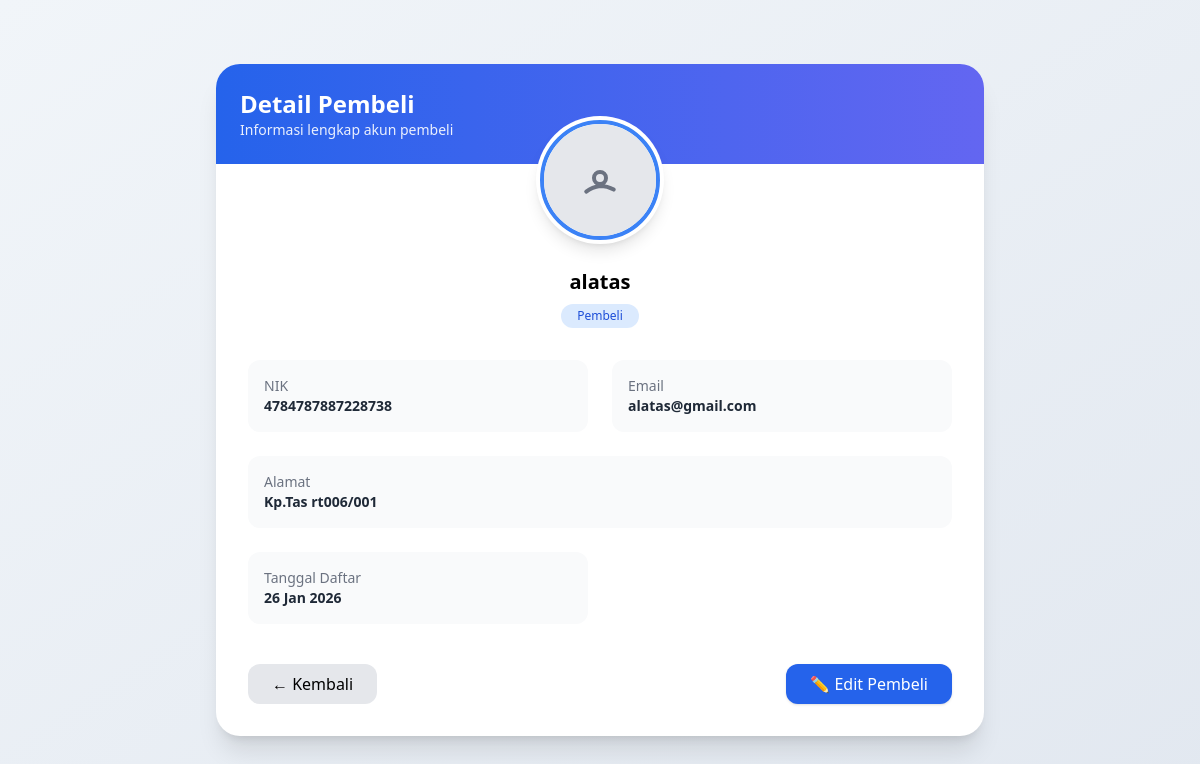
The app's page /super_admin/detail_pembeli.php?id=38 with its own data.
### tables this page shows
CREATE TABLE `users` (
  `id` int NOT NULL,
  `role_id` int NOT NULL,
  `nik` char(16) NOT NULL,
  `nama` varchar(100) NOT NULL,
  `email` varchar(100) NOT NULL,
  `password` varchar(255) NOT NULL,
  `created_at` timestamp NOT NULL DEFAULT CURRENT_TIMESTAMP,
  `alamat` text,
  `foto` varchar(255) DEFAULT NULL,
  `reset_token` varchar(255) DEFAULT NULL,
  `reset_expired` datetime DEFAULT NULL,
  `status_login` enum('online','offline') DEFAULT 'offline',
  `is_active` tinyint(1) DEFAULT '1'
);

### super_admin/detail_pembeli.php (the view, shortened to what this page needs)
<?php
include '../config/koneksi.php';
$id = $_GET['id'] ?? null;
$query = mysqli_query($conn, "
    SELECT *
    FROM users
    WHERE id = '$id' AND role_id = 3
");
$data = mysqli_fetch_assoc($query);
$ada_foto = false;
$path_url = '';
?>
<!DOCTYPE html>
<html lang="id">
<head>
    <script src="https://cdn.tailwindcss.com"></script>
</head>
<body class="min-h-screen bg-gradient-to-br from-slate-100 to-slate-200 flex items-center justify-center">
<div class="w-full max-w-3xl bg-white rounded-3xl shadow-xl overflow-hidden">
    <div class="bg-gradient-to-r from-blue-600 to-indigo-500 p-6 text-white">
        <h2 class="text-2xl font-bold">Detail Pembeli</h2>
        <p class="text-sm opacity-90">Informasi lengkap akun pembeli</p>
    </div>
    <div class="p-8">
        <div class="flex justify-center -mt-20 mb-6">
            <div class="w-32 h-32 rounded-full bg-white p-1 shadow-lg">
                <div class="w-full h-full rounded-full overflow-hidden border-4 border-blue-500">
                    <?php if ($ada_foto): ?>
                        <img src="<?= $path_url ?>" class="w-full h-full object-cover">
                    <?php else: ?>
                        <div class="w-full h-full flex items-center justify-center bg-gray-200 text-gray-500">
                            <svg xmlns="http://www.w3.org/2000/svg" class="h-12 w-12" fill="none" viewBox="0 0 24 24" stroke="currentColor">
                                <path stroke-linecap="round" stroke-linejoin="round" stroke-width="2"
                                      d="M5.121 17.804A13.937 13.937 0 0112 15c2.5 0 4.847.655 6.879 1.804M15 11a3 3 0 11-6 0 3 3 0 016 0z" />
                            </svg>
                        </div>
                    <?php endif; ?>
                </div>
            </div>
        </div>
        <div class="text-center mb-8">
            <h3 class="text-xl font-semibold"><?= $data['nama'] ?></h3>
            <span class="inline-block mt-2 px-4 py-1 rounded-full text-xs bg-blue-100 text-blue-700">
                Pembeli
            </span>
        </div>
        <div class="grid grid-cols-1 md:grid-cols-2 gap-6 text-sm">
            <div class="bg-gray-50 rounded-xl p-4">
                <p class="text-gray-500">NIK</p>
                <p class="font-semibold text-gray-800"><?= $data['nik'] ?></p>
            </div>
            <div class="bg-gray-50 rounded-xl p-4">
                <p class="text-gray-500">Email</p>
                <p class="font-semibold text-gray-800"><?= $data['email'] ?></p>
            </div>
            <div class="bg-gray-50 rounded-xl p-4 md:col-span-2">
                <p class="text-gray-500">Alamat</p>
                <p class="font-semibold text-gray-800">
                    <?= $data['alamat'] ?: '-' ?>
                </p>
            </div>
            <div class="bg-gray-50 rounded-xl p-4">
                <p class="text-gray-500">Tanggal Daftar</p>
                <p class="font-semibold text-gray-800">
                    <?= date('d M Y', strtotime($data['created_at'])) ?>
                </p>
            </div>
        </div>
        <div class="flex justify-between mt-10">
            <a href="pembeli.php"
               class="px-6 py-2 rounded-xl bg-gray-200 hover:bg-gray-300 transition">
                ← Kembali
            </a>
            <a href="edit_pembeli.php?id=<?= $data['id'] ?>"
               class="px-6 py-2 rounded-xl bg-blue-600 text-white hover:bg-blue-700 transition shadow">
                ✏️ Edit Pembeli
            </a>
        </div>
    </div>
</div>
</body>
</html>

### records on screen
users: nama "alatas", nik "4784787887228738", email "alatas@gmail.com", alamat "Kp.Tas rt006/001", created_at "26 Jan 2026"
